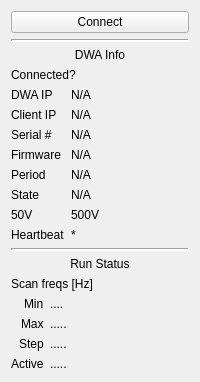
        <widget class="QWidget" name="controls" native="true">
         <layout class="QVBoxLayout" name="verticalLayout_3" stretch="0,0,0,0,0,0,0,10">
          <item>
           <widget class="QPushButton" name="btnDwaConnect">
            <property name="text">
             <string>Connect</string>
            </property>
           </widget>
          </item>
          <item>
           <widget class="Line" name="line_2">
            <property name="lineWidth">
             <number>2</number>
            </property>
            <property name="orientation">
             <enum>Qt::Horizontal</enum>
            </property>
           </widget>
          </item>
          <item>
           <widget class="QLabel" name="dwaInfoHeading_label">
            <property name="text">
             <string>DWA Info</string>
            </property>
            <property name="alignment">
             <set>Qt::AlignCenter</set>
            </property>
           </widget>
          </item>
          <item>
           <widget class="QLabel" name="dwaConnected_label">
            <property name="text">
             <string>Connected?</string>
            </property>
           </widget>
          </item>
          <item>
           <layout class="QFormLayout" name="formLayout_13">
            <item row="0" column="0">
             <widget class="QLabel" name="dwaIp_label">
              <property name="text">
               <string>DWA IP</string>
              </property>
             </widget>
            </item>
            <item row="0" column="1">
             <widget class="QLabel" name="dwaIp_val">
              <property name="text">
               <string>N/A</string>
              </property>
             </widget>
            </item>
            <item row="1" column="0">
             <widget class="QLabel" name="clientIp_label">
              <property name="text">
               <string>Client IP</string>
              </property>
             </widget>
            </item>
            <item row="1" column="1">
             <widget class="QLabel" name="clientIp_val">
              <property name="text">
               <string>N/A</string>
              </property>
             </widget>
            </item>
            <item row="2" column="0">
             <widget class="QLabel" name="dwaSerialNumber_label">
              <property name="text">
               <string>Serial #</string>
              </property>
             </widget>
            </item>
            <item row="2" column="1">
             <widget class="QLabel" name="dwaSerialNumber_val">
              <property name="text">
               <string>N/A</string>
              </property>
             </widget>
            </item>
            <item row="3" column="0">
             <widget class="QLabel" name="dwaFirmwareDate_label">
              <property name="text">
               <string>Firmware</string>
              </property>
             </widget>
            </item>
            <item row="3" column="1">
             <widget class="QLabel" name="dwaFirmwareDate_val">
              <property name="text">
               <string>N/A</string>
              </property>
             </widget>
            </item>
            <item row="4" column="0">
             <widget class="QLabel" name="statusFramePeriod_label">
              <property name="text">
               <string>Period</string>
              </property>
             </widget>
            </item>
            <item row="4" column="1">
             <widget class="QLabel" name="statusFramePeriod_val">
              <property name="text">
               <string>N/A</string>
              </property>
             </widget>
            </item>
            <item row="5" column="0">
             <widget class="QLabel" name="dwaControllerState_label">
              <property name="text">
               <string>State</string>
              </property>
             </widget>
            </item>
            <item row="5" column="1">
             <widget class="QLabel" name="dwaControllerState_val">
              <property name="text">
               <string>N/A</string>
              </property>
             </widget>
            </item>
            <item row="6" column="0">
             <widget class="QLabel" name="dwaPB1Status">
              <property name="text">
               <string>50V</string>
              </property>
             </widget>
            </item>
            <item row="6" column="1">
             <widget class="QLabel" name="dwaPB2Status">
              <property name="text">
               <string>500V</string>
              </property>
             </widget>
            </item>
            <item row="7" column="0">
             <widget class="QLabel" name="label">
              <property name="text">
               <string>Heartbeat</string>
              </property>
             </widget>
            </item>
            <item row="7" column="1">
             <widget class="QLabel" name="heartbeat_val">
              <property name="text">
               <string>*</string>
              </property>
             </widget>
            </item>
           </layout>
          </item>
          <item>
           <widget class="Line" name="line">
            <property name="lineWidth">
             <number>2</number>
            </property>
            <property name="orientation">
             <enum>Qt::Horizontal</enum>
            </property>
           </widget>
          </item>
          <item>
           <widget class="QLabel" name="runStatusHeading_label">
            <property name="text">
             <string>Run Status</string>
            </property>
            <property name="alignment">
             <set>Qt::AlignBottom|Qt::AlignHCenter</set>
            </property>
           </widget>
          </item>
          <item>
           <layout class="QFormLayout" name="formLayout_3">
            <property name="labelAlignment">
             <set>Qt::AlignRight|Qt::AlignTrailing|Qt::AlignVCenter</set>
            </property>
            <property name="formAlignment">
             <set>Qt::AlignLeading|Qt::AlignLeft|Qt::AlignTop</set>
            </property>
            <item row="0" column="0" colspan="2">
             <widget class="QLabel" name="globalFreqHeading">
              <property name="text">
               <string>Scan freqs [Hz]</string>
              </property>
             </widget>
            </item>
            <item row="1" column="0">
             <widget class="QLabel" name="globalFreqMin_label">
              <property name="text">
               <string>Min</string>
              </property>
             </widget>
            </item>
            <item row="1" column="1">
             <widget class="QLabel" name="globalFreqMin_val">
              <property name="text">
               <string>....</string>
              </property>
             </widget>
            </item>
            <item row="2" column="0">
             <widget class="QLabel" name="globalFreqMax_label">
              <property name="text">
               <string>Max</string>
              </property>
             </widget>
            </item>
            <item row="2" column="1">
             <widget class="QLabel" name="globalFreqMax_val">
              <property name="text">
               <string>.....</string>
              </property>
             </widget>
            </item>
            <item row="3" column="0">
             <widget class="QLabel" name="globalFreqStep_label">
              <property name="text">
               <string>Step</string>
              </property>
             </widget>
            </item>
            <item row="3" column="1">
             <widget class="QLabel" name="globalFreqStep_val">
              <property name="text">
               <string>.....</string>
              </property>
             </widget>
            </item>
            <item row="4" column="0">
             <widget class="QLabel" name="globalFreqActive_label">
              <property name="text">
               <string>Active</string>
              </property>
             </widget>
            </item>
            <item row="4" column="1">
             <widget class="QLabel" name="globalFreqActive_val">
              <property name="text">
               <string>.....</string>
              </property>
             </widget>
            </item>
           </layout>
          </item>
         </layout>
        </widget>
